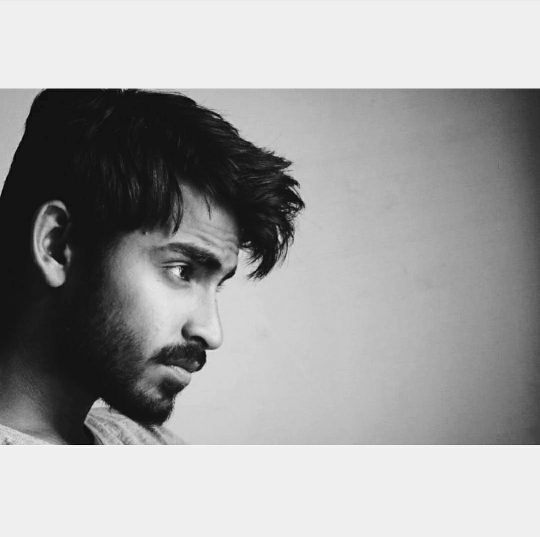
#> input picture Images/m.jpeg, 1080 x 1074 px, found by its file name (shown at 1/2 size)
$ python HistogramPlot.py
#> lines starting #> are read from the running program, lines starting #| are printed output that depends on the picture
#histogram - intensity distribution of an image
import numpy as np
import cv2
from matplotlib import pyplot as plt

img = cv2.imread('m.jpeg')
#> img is the input picture: shape (1074, 1080, 3); min 0, max 255, mean 161.2
# [13 lines of commented-out code are left out]
mask = np.zeros(img.shape[:2], np.uint8)
mask[100:600, 100:600] = 255
masked_img = cv2.bitwise_and(img,img,mask = mask)
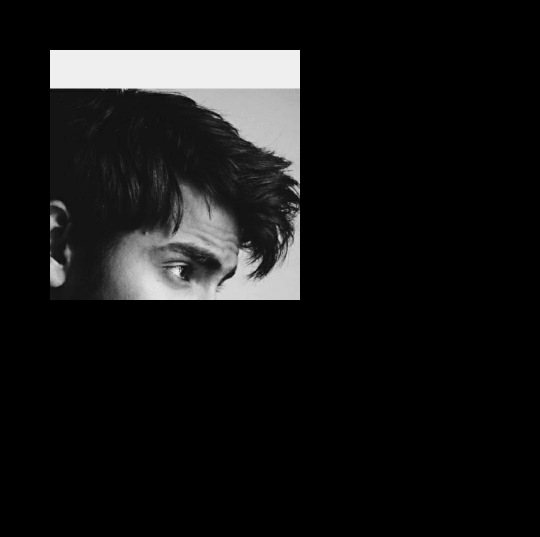
#> masked_img: shape (1074, 1080, 3) (shown at 1/2 size); min 0, max 248, mean 21.8

# Calculate histogram with mask and without mask
# Check third argument for mask
hist_full = cv2.calcHist([img],[0],None,[256],[0,256])
#> hist_full = 256 values, max 377007 at index 239, min 2 at index 2, mean 4530.9
hist_mask = cv2.calcHist([img],[0],mask,[256],[0,256])
#> hist_mask = 256 values, max 42136 at index 20, min 0 at index 0, mean 976.6

plt.subplot(221), plt.imshow(img, 'gray')
plt.subplot(222), plt.imshow(mask,'gray')
plt.subplot(223), plt.imshow(masked_img, 'gray')
plt.subplot(224), plt.plot(hist_full), plt.plot(hist_mask)
plt.xlim([0,256])

plt.show()
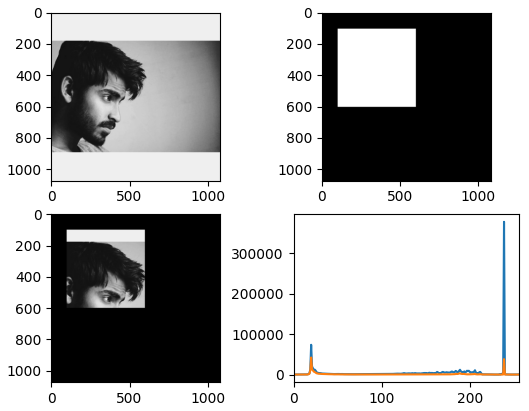
#> figure drawn by matplotlib, 4 panels; panel 4: curve peaks at x = 239, y = 377007; panel 4: curve peaks at x = 20, y = 42136
